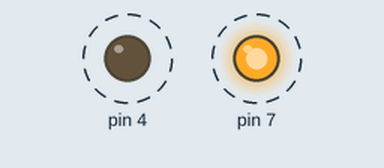
Recording of a sketch running on a simulated Arduino Uno, built with avr-gcc and run on an emulated ATmega328P. Shown: output pins drawn as LEDs (lit = HIGH). Dashed ring = blinking. At 20.0 s the program stops and its outputs stay as they are.

Above: at 0.5 s.
Timing chart, 0 to 4.6 s (numbered marks = the images above):
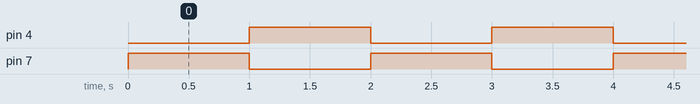

The sketch:

double_blink.ino
```cpp
/* double_blink.ino
 * Omkar H. Ramachandran
 * omkar.ramachandran@colorado.edu
 *
 * Simple Arduino blink program
 */
#include <avr/io.h>

int i;
int Nruns;

void setup(){
	// Configure pin 7 for output
	pinMode(7, OUTPUT);
	pinMode(4, OUTPUT);
	i = 0;
	Nruns = 10;
}

void loop(){
	while(i<Nruns){
		digitalWrite(4, LOW);
		digitalWrite(7, HIGH); // turn LED on
		delay(1000);
		digitalWrite(4, HIGH);
		digitalWrite(7, LOW); //turn LED off
		delay(1000);
		i++;
	}
	digitalWrite(4,LOW);
	exit(0);
}
```

Measured:
- by itself, pin 4: alternates HIGH for 1.0 s and LOW for 1.0 s
- by itself, pin 7: alternates HIGH for 1.0 s and LOW for 1.0 s, 20 changes in all, then stays LOW
